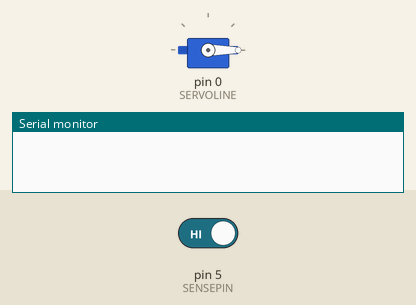
Simulated run of this sketch. Board: Arduino Uno, built with avr-gcc and run on an emulated ATmega328P. On the bench: servo, the last lines printed to the serial monitor. The inputs (shaded band) are chosen by the test bench; at power-on: pin 5 (SENSEPIN) HIGH.

Above: at 1.3 s.
1.4 s: pin 5 (SENSEPIN) driven LOW
At 2.2 s:
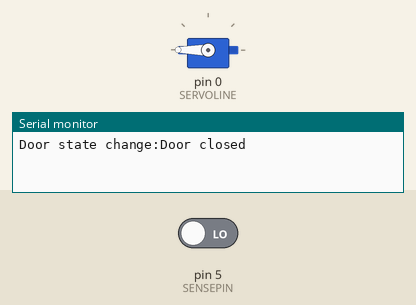
4.7 s: pin 5 (SENSEPIN) driven HIGH
At 5.9 s:
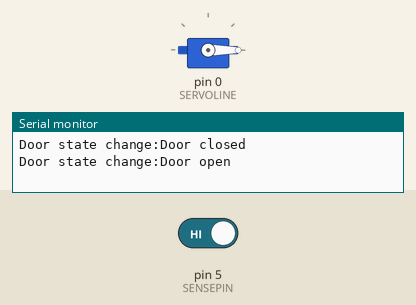
Timing chart, 0 to 7.7 s (numbered marks = the images above; inputs shaded):
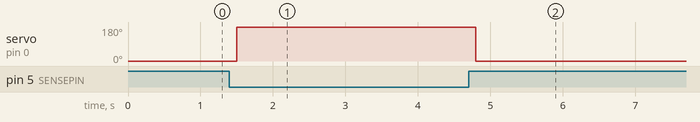

The sketch:

ESP8266_Rfid_Access_Control.ino
```cpp
/* if RF reader detects an authorised tag, fire door control solenoid
 *  RF reader outputs ID of tag read onto serial port
 * ESP8266 uses D7,D8  for rf reader alt serial port rx and debug tx,
 *  D1 for Hall effect door state sensor, and D3 for servo control
 */
//  D7 = Rx = GPIO13
//  D8 =  DEBUG OUTPUT = GPIO15
#define SERVOLINE 0  // pwm out pin for door servo = D3 = GPIO0
#define SENSEPIN 5   // D1 = Hall Effect Sensor (active LOW)
#define DELAY 100    // delay in millisecs between cap tests
#define SensorRate 9600
#define INDEX_SIZE 48 // buffer size set to 48 char
#define tag1 1402397
#define tag2 13535691
// #include <Wifi_Credentials.h>
#include <Servo.h>  // esp8266 servo lib

char rxbuffer[INDEX_SIZE] = {}; //  receive buffer
unsigned long ID=0;                   //
int buffptr = 0; // position in circular buffer above
Servo myservo;  // create servo object to control a servo
int pos;        // desired position of servo
int DoorState, lastDoorState;  // state of Hall effect sensor on door
void setup()
{
   pinMode(SENSEPIN, INPUT);
   DoorState = HIGH;
   lastDoorState = DoorState;       // init door state change = same = NO
   Serial.begin(SensorRate);
   Serial.swap();                 // reassign serial uart 0 to GPIO15,13
   pos=0;
   doorlatch(pos);              // home servo
}

void loop()
{
 DoorState = digitalRead(SENSEPIN);
   if (DoorState != lastDoorState) {
    Serial.print("\nDoor state change:");
   // if the state has changed and change is to LOW door is closed
   if (DoorState == LOW) {
        pos=200; doorlatch(pos);             //if door clowsed, ensure latch also closed
        Serial.print("Door closed");
        }
     else {
     pos=0; doorlatch(pos);             //if door open, ensure latch also open
     Serial.print("Door open");
        }
     lastDoorState=DoorState;        // store latest door state
    }

 if(Serial.available()>0)
   {
   buffptr=0; ID=0;
   while(Serial.available()>0)
       {
        rxbuffer[buffptr]=Serial.read();
        buffptr++;
       }              // end while serial
   for(int i=0;i<buffptr;i++)
      {
       Serial.write(rxbuffer[i]);
       ID <<= 8;      // shift left 8 bits, add new byte to ID number
       ID |= rxbuffer[i];
      }
   Serial.write('-');
   Serial.print(ID,DEC);
   Serial.write('\n');
   if(ID==tag1 || ID==tag2)  // if authorised tag detected,
      {
      pos=0;
      doorlatch(pos);        // activate door servo
      Serial.print("tag read\n");
      }
   else { Serial.print("\nunidentified tag"); }
   }
delay(200);
}
void doorlatch(int pos) {
    myservo.attach(SERVOLINE);  // attaches the servo to pwm line
    myservo.write(pos);              // tell servo to go to position in variable 'pos'
    delay(100);                       // waits 100ms for the servo to reach the position
    myservo.detach();                 // detach pwm line
  }
```

Measured:
- after the input at 1.4 s, servo on pin 0 (SERVOLINE): 0° → 180° after 0.10 s
- after the input at 4.7 s, servo on pin 0 (SERVOLINE): 180° → 0° after 0.10 s
